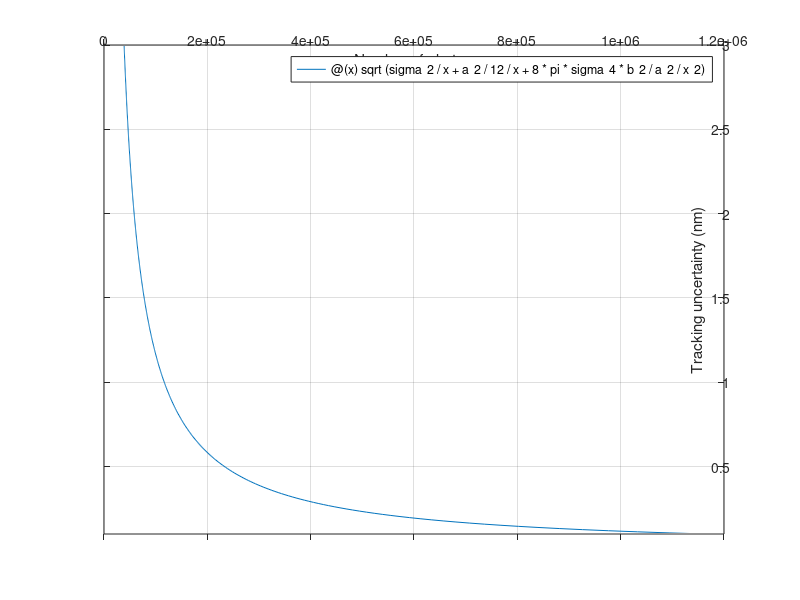

Write MATLAB code to recreate this figure. (Note: this script raises an error after producing the figure.)
FWHM = 290;
a = 65.85;
b = 101;

sCMOS_quanteff = 0.57; % This is the quantum efficiency of the sCMOS camera
collect_eff = 0.03; % This is the collecting efficiency of the microscope 
conv_gain = 0.6; % Be sure to check ADC setup & camera datasheet for conversion gain

sigma = FWHM/(2*sqrt(2*log(2)));
fx = @(x) sqrt(sigma^2/x+a^2/12/x+8*pi*sigma^4*b^2/a^2/x^2);


fplot(fx,[0.1,3])
view(90, -90)
ylabel('Number of photon')
xlabel('Tracking uncertainty (nm)')
grid on

LineH = get(gca, 'Children');
x = get(LineH, 'XData');
y = get(LineH, 'YData');

xaty05ph = interp1(x, y, 0.5);
xaty1ph = interp1(x, y, 1);
xaty2ph = interp1(x, y, 2);

xaty05ct = xaty05ph / (conv_gain/sCMOS_quanteff/collect_eff);
xaty1ct = xaty1ph / (conv_gain/sCMOS_quanteff/collect_eff);
xaty2ct = xaty2ph / (conv_gain/sCMOS_quanteff/collect_eff);

delta = texlabel('delta');

title(sprintf('\nTracking uncertainty, %s\nFluorescence spot size (FWHM) = %3.0f nm.\n%s(%1.2eph=%1.2ecnt)=2  %s(%1.2eph=%1.2ecnt)=1  %s(%1.2eph=%1.2ecnt)=0.5\n', delta,FWHM,delta,xaty2ph,xaty2ct,delta,xaty1ph,xaty1ct,delta,xaty05ph,xaty05ct))

